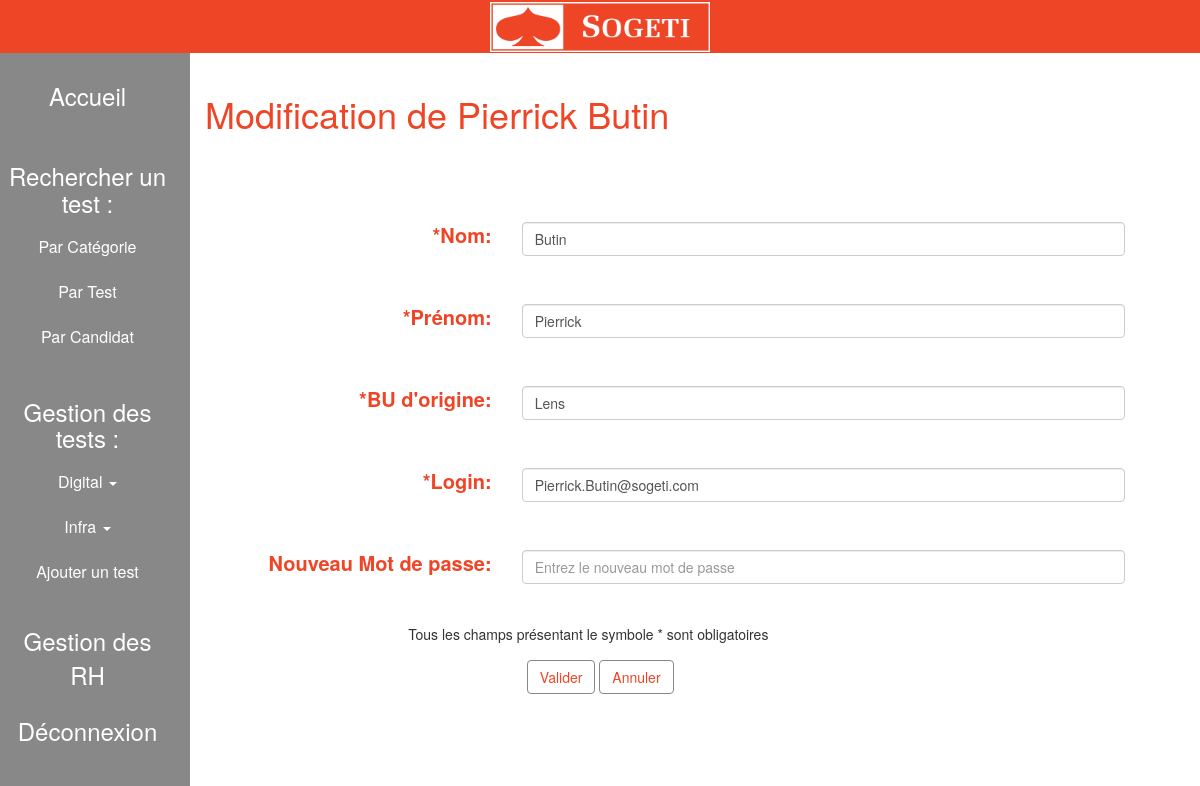
Before: /index.php?page=MRH&id=3 (signed in) with the older database file.
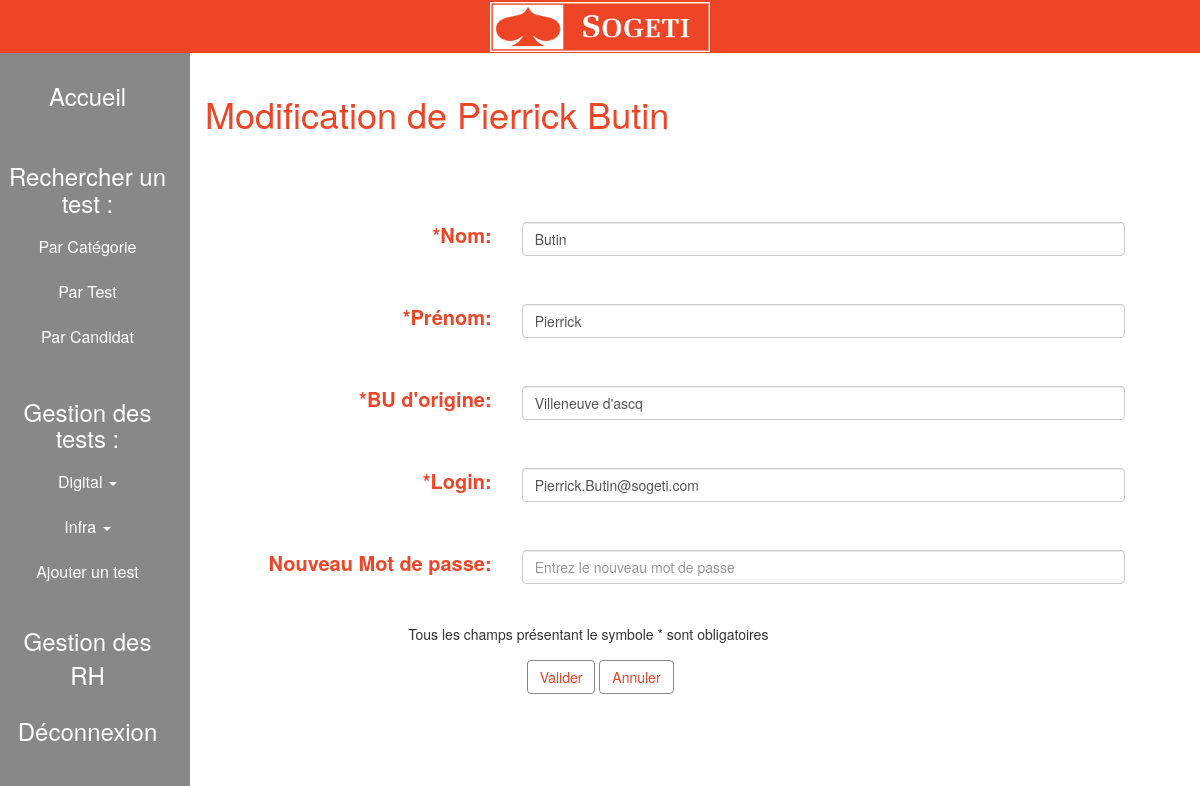
After: the same page with the newer database file.
### tables this page shows
CREATE TABLE IF NOT EXISTS `user` (
  `id` int(10) NOT NULL AUTO_INCREMENT,
  `Login` varchar(100) NOT NULL,
  `Password` varchar(100) NOT NULL,
  `Nom` varchar(100) NOT NULL,
  `Prenom` varchar(100) NOT NULL,
  `BU_origine` varchar(100) NOT NULL,
  PRIMARY KEY (`id`),
  UNIQUE KEY `Login` (`Login`)
);

### libs/maLibSQL.pdo.php (called while the page is built, shortened)
<?php
include_once "bdd.php";
function SQLSelect($sql)
{
 	global $BDD_host;
	global $BDD_base;
 	global $BDD_user;
 	global $BDD_password;
	try {
		$dbh = new PDO("mysql:host=$BDD_host;dbname=$BDD_base", $BDD_user, $BDD_password, array(
			PDO::ATTR_ERRMODE => PDO::ERRMODE_EXCEPTION,
			PDO::MYSQL_ATTR_INIT_COMMAND => "SET NAMES utf8"
		));
	} catch (PDOException $e) {
		die("<font color=\"red\">SQLSelect: Erreur de connexion : " . $e->getMessage() . "</font>");
	}
	$res = $dbh->query($sql);
	$num = $res->rowCount();
	if ($num==0) return false;
	else return $res;
}
function parcoursRs($result)
{
	$result->setFetchMode(PDO::FETCH_ASSOC);
	while ($ligne = $result->fetch())
		$tab[]= $ligne;
	return $tab;
}
?>

### libs/modele.php (called while the page is built, shortened)
<?php
include("maLibSQL.pdo.php");
function getselecteduserinfo($id) {
	$SQL = "SELECT * FROM user WHERE id = '$id'";
	return parcoursRs(SQLSelect($SQL));
}
function Listnomtest(){
	$SQL = "SELECT Nom, Categorie, id_test from test ORDER BY Nom";
	return parcoursRs(SQLSelect($SQL));
}
function Listcat(){
	$SQL = "SELECT DISTINCT Categorie from test ORDER BY Categorie";
	return parcoursRs(SQLSelect($SQL));
}
function Listcand(){
	$SQL = "SELECT Nom, Prenom, id_candidat from candidat ORDER BY Nom";
	return parcoursRs(SQLSelect($SQL));
}
function list_test_cat($cat){
	$SQL = "SELECT Nom, id_test as id FROM test WHERE Categorie = '$cat'";
	return parcoursRs(SQLSelect($SQL));
}
?>

### templates/modif_RH.php (the view, shortened to what this page needs)
<?php
    include("Navbar.php");
    $donnees = getselecteduserinfo($_GET['id']);
?>
<div class="container">
    <div class="col-sm-2"></div>
    <div class="col-sm-10">
        <h1>Modification de <?php echo $donnees[0]['Prenom'];?> <?php echo $donnees[0]['Nom']; ?></h1>
        <form class="form-horizontal" role="form" method="post" action="controleur.php" style="
        max-height: 70vh !important;
        overflow: auto;
        overflow-x: hidden;
        ">
            <div class="form-group
            <?php
            if (isset($_GET['nom'])) {
                if ($_GET['nom'] == 'false') {
                    echo ' has-error has-feedback';
                }
            }
            ?>
            ">
                <label class="control-label col-sm-4" for="nom">*Nom:</label>
                <div class="col-sm-8">
                    <input type="text" class="form-control" name="nom" id="nom" value="<?php echo $donnees[0]['Nom'] ?>">
                </div>
            </div>
            <div class="form-group
            <?php
            if (isset($_GET['prenom'])) {
                if ($_GET['prenom'] == 'false') {
                    echo ' has-error has-feedback';
                }
            }
            ?>
            ">
                <label class="control-label col-sm-4" for="prenom">*Prénom:</label>
                <div class="col-sm-8">
                    <input type="text" class="form-control" name="prenom" id="prenom" value="<?php echo $donnees[0]['Prenom'] ?>">
                </div>
            </div>
            <div class="form-group
            <?php
            if (isset($_GET['BU'])) {
                if ($_GET['BU'] == 'false') {
                    echo ' has-error has-feedback';
                }
            }
            ?>
            ">
                <label class="control-label col-sm-4" for="bu">*BU d'origine:</label>
                <div class="col-sm-8">
                    <input type="text" class="form-control" name="BU" id="bu" value="<?php echo $donnees[0]['BU_origine'] ?>">
                </div>
            </div>
            <div class="form-group
            <?php
            if (isset($_GET['login'])) {
                if ($_GET['login'] == 'false') {
                    echo ' has-error has-feedback';
                }
            }
            ?>
            ">
                <label class="control-label col-sm-4" for="email">*Login:</label>
                <div class="col-sm-8">
                    <input type="email" class="form-control" name="login" id="email" value="<?php echo $donnees[0]['Login'] ?>">
                </div>
            </div>
            <div class="form-group">
                <label class="control-label col-sm-4" for="pwd">Nouveau Mot de passe:</label>
                <div class="col-sm-8">
                    <input type="password" class="form-control" name="pwd" id="pwd" placeholder="Entrez le nouveau mot de passe">
                </div>
            </div>
            <div class="col-sm-10 HELP">Tous les champs présentant le symbole * sont obligatoires</div>
            <div class="form-actions">
                <div class="col-sm-4"></div>
                <div class="col-sm-8">
                    <button type="submit" class="btn btn-default" style="color: #ef4527; border: 1px #888888 solid;" name="action" value="modifRH">Valider</button>
                    <a href="index.php?page=LRH"><button type="button" class="btn" style="color: #ef4527; background-color: white; border: 1px #888888 solid;"> Annuler </button></a>
                </div>
            </div>
        </form>
    </div>
</div>

Changed rows visible on the page:
changed user "Pierrick": BU "Lens" → "Villeneuve d'ascq"
